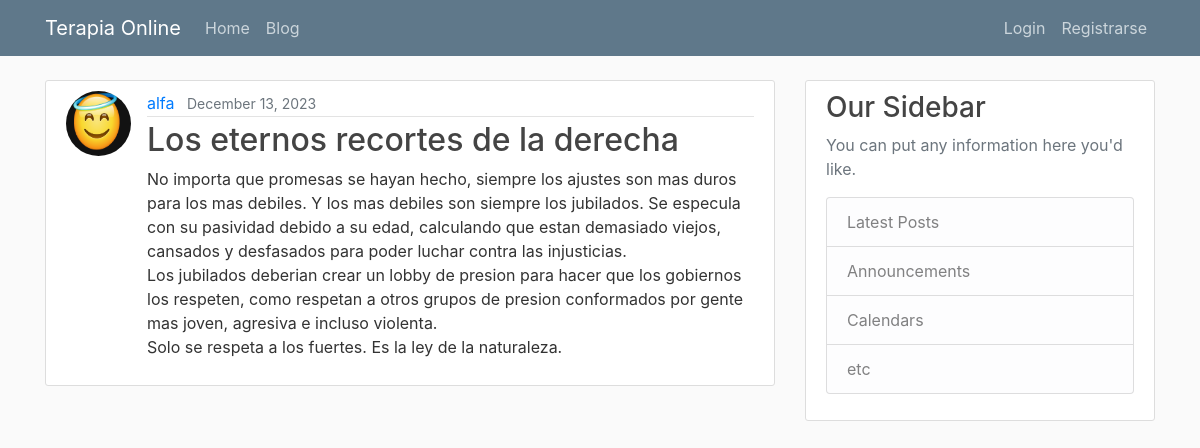
Screenshot of /blog/post/87/ with the database file from the repository.
### blog/models.py (models this page shows, shortened)
class Post(models.Model):
    title = models.CharField(max_length=100)
    content = models.TextField()
    date_posted = models.DateTimeField(default=timezone.now)
    author = models.ForeignKey(User, on_delete=models.CASCADE)
    def get_absolute_url(self):
        return reverse('blog:post-detalle', kwargs={"pk": self.pk})
    """
    In Django, the get_absolute_url method is used to get the canonical URL for an object. It tells Django how to calculate the URL for an object. In your Post model, the get_absolute_url method is using the reverse function to return the URL for the detail view of the post.

    The reverse function in Django is used to generate URLs by reversing the URL patterns defined in your urls.py. It takes a URL pattern name as its first argument and any arguments for the URL pattern as keyword arguments. In your case, reverse('post-detail', kwargs={'pk': self.pk}) is generating a URL for the post-detail view, passing the posts primary key (self.pk) as an argument.

    On the other hand, redirect is a function that returns an HttpResponseRedirect to the appropriate URL for the arguments passed. It can take a model, view name, or URL as its argument, and it will use get_absolute_url if a model is passed.

    So, the main difference between redirect and reverse is that redirect actually sends a redirect response to the user, while reverse simply calculates a URL. You would use reverse when you want to calculate a URL to use elsewhere in your code, and redirect when you want to send the user to a different page in response to an action (like creating a new post).
    """

### users/models.py (models this page shows, shortened)
class Profile(models.Model):
    user = models.OneToOneField(User, on_delete=models.CASCADE) #Delete profile when user is deleted.
    image = models.ImageField(default='default.jpg', upload_to='profile_pics')

### blog/views.py (the view)
# urls.py: path('post/<int:pk>/', PostDetailView.as_view(), name='post-detalle'),
class PostDetailView(DetailView):
    model = Post

### blog/templates/blog/post_detail.html (shortened to what this page needs)
{% extends "main/base.html" %}
{% block contenido %}
    <article class="media content-section">
        <img class="rounded-circle article-img" src="{{ object.author.profile.image.url }}" alt="">
        <div class="media-body">
            {% include "blog/article_metadata.html" %}
            <h2 class="article-title">{{ object.title }}</h2>
            <p class="article-content">{{ object.content }}</p>
        </div>
    </article>
{% endblock contenido %}

### blog/templates/blog/article_metadata.html (shortened to what this page needs)
    <div class="article-metadata">
        <a class="mr-2" href="{% url 'blog:user-posts' object.author.username %}">{{ object.author }}</a>
        <small class="text-muted">{{ object.date_posted|date:"F d, Y" }}</small>
    </div>

### main/static/main/main.css (style rules this page uses)
body { background: #fafafa; color: #333333; margin-top: 5rem; }
h1, h2, h3, h4, h5, h6 { color: #444444; }
.content-section { background: #ffffff; padding: 10px 20px; border: 1px solid #dddddd; border-radius: 3px; margin-bottom: 20px; }
.article-title { color: #444444; }
.article-content { white-space: pre-line; }
.article-img { height: 65px; width: 65px; margin-right: 16px; }
.article-metadata { padding-bottom: 1px; margin-bottom: 4px; border-bottom: 1px solid #e3e3e3 }

### rows the page displays
Post: author.profile.image (placeholder picture), author "alfa", date_posted "December 13, 2023", title "Los eternos recortes de la derecha", content "No importa que promesas se hayan hecho, siempre los ajustes son mas duros para los mas debiles. Y los mas debiles son siempre los jubilados. Se especula con su pasividad debido a su edad, calculando que estan demasiado viejos, cansados y desfasados para poder luchar contra las injusticias. Los jubilados deberian crear un lobby de presion para hacer que los gobiernos los respeten, como respetan a otros grupos de presion conformados por gente mas joven, agresiva e incluso violenta. Solo se respeta a los fuertes. Es la ley de la naturaleza."
